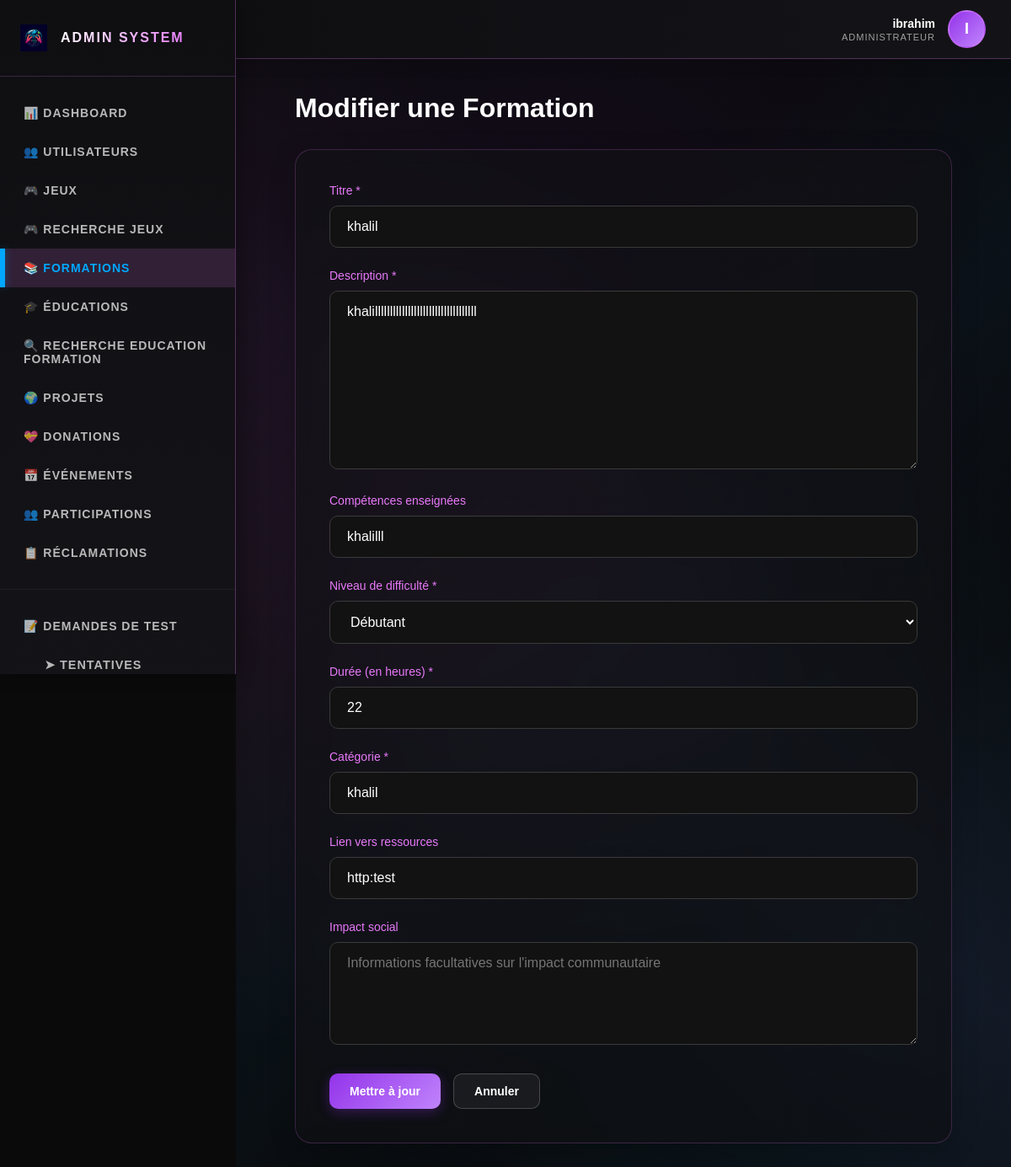
Screenshot of /?controller=formation&action=edit&id=19 (signed in) with the database file from the repository.
### tables this page shows
CREATE TABLE `users` (
  `id` int(11) NOT NULL,
  `username` varchar(50) NOT NULL,
  `email` varchar(100) NOT NULL,
  `password` varchar(255) NOT NULL,
  `verification_code` varchar(6) DEFAULT NULL,
  `email_verified` tinyint(1) DEFAULT 0,
  `role` enum('player','moderator','admin') DEFAULT 'player',
  `status` enum('active','inactive','banned') DEFAULT 'active',
  `created_at` timestamp NOT NULL DEFAULT current_timestamp(),
  `updated_at` timestamp NOT NULL DEFAULT current_timestamp() ON UPDATE current_timestamp(),
  `face_descriptor` text DEFAULT NULL COMMENT 'Descripteur facial encodé en JSON',
  `face_registered_at` timestamp NULL DEFAULT NULL COMMENT 'Date d''enregistrement du visage',
  `face_enabled` tinyint(1) DEFAULT 0 COMMENT 'Activer/désactiver la connexion par visage',
  `reset_code` varchar(64) DEFAULT NULL,
  `reset_code_expires` datetime DEFAULT NULL,
  `avatar` varchar(255) DEFAULT NULL,
  `medal` enum('none','bronze','silver','gold') DEFAULT 'none',
  `medal_notification_seen` tinyint(1) DEFAULT 1,
  `banned_until` datetime DEFAULT NULL
);

CREATE TABLE `formations` (
  `id` int(11) NOT NULL,
  `title` varchar(255) NOT NULL,
  `description` text NOT NULL,
  `competences` text DEFAULT NULL,
  `difficulte` enum('Débutant','Intermédiaire','Avancé') DEFAULT 'Débutant',
  `duree` int(11) DEFAULT 0,
  `categorie` varchar(255) DEFAULT NULL,
  `lien_ressources` varchar(500) DEFAULT NULL,
  `impact_social` text DEFAULT NULL,
  `created_at` timestamp NOT NULL DEFAULT current_timestamp(),
  `updated_at` timestamp NOT NULL DEFAULT current_timestamp() ON UPDATE current_timestamp(),
  `category_id` int(11) DEFAULT NULL
);

### models/User.php (called while the page is built, shortened)
<?php
class User {
    private $conn;
    private $table_name = "users";
    public $id;
    public function __construct($db) {
        $this->conn = $db;
    }
    public function readOne() {
        $query = "SELECT * FROM " . $this->table_name . " WHERE id = ? LIMIT 0,1";
        $stmt = $this->conn->prepare($query);
        $stmt->bindParam(1, $this->id);
        $stmt->execute();
        $row = $stmt->fetch(PDO::FETCH_ASSOC);
        if($row) {
            $this->id = $row['id'];
            $this->username = $row['username'];
            return true;
        }
        return false;
    }
}
?>

### models/Formation.php (called while the page is built, shortened)
<?php
require_once "config/database.php";
class Formation {
    private $conn;
    private $table_name = "formations";
    public function __construct() {
        $database = new Database();
        $this->conn = $database->getConnection();
    }
    public function getById($id) {
        $query = "SELECT * FROM " . $this->table_name . " WHERE id = ?";
        $stmt = $this->conn->prepare($query);
        $stmt->execute([$id]);
        return $stmt->fetch(PDO::FETCH_ASSOC);
    }
}
?>

### config/database.php (called while the page is built, shortened)
<?php
class Database {
    private $host = "localhost";
    private $db_name = "game_masters";
    private $username = "root";
    private $password = "";
    public function getConnection() {
        $this->conn = null;
        try {
            $this->conn = new PDO(
                "mysql:host=" . $this->host . ";dbname=" . $this->db_name . ";charset=utf8mb4",
                $this->username,
                $this->password
            );
            $this->conn->setAttribute(PDO::ATTR_ERRMODE, PDO::ERRMODE_EXCEPTION);
            $this->conn->setAttribute(PDO::ATTR_DEFAULT_FETCH_MODE, PDO::FETCH_ASSOC);
        } catch(PDOException $exception) {
            $error_message = "Erreur de connexion à la base de données: " . $exception->getMessage();
            error_log($error_message);
            throw new Exception($error_message);
        }
        return $this->conn;
    }
}
?>

### views/admin/formations_edit.php (the view, shortened to what this page needs)
<?php
$currentPage = 'formations';
include "views/admin/includes/header.php";
?>
<section class="admin-content">
    <div class="admin-particles" id="adminParticles"></div>
    <div class="admin-container">
        <?php if (isset($result) && $result) { ?>
            <h2 class="admin-header-section" style="font-size: 32px; margin-bottom: 30px;">Modifier une Formation</h2>
            <div class="admin-form-container">
                <form method="POST" action="?controller=formation&action=edit&id=<?php echo $result['id']; ?>" id="formationForm" onsubmit="return validateFormationForm()">
                    <div class="admin-form-group">
                        <label for="title">Titre *</label>
                        <input type="text" id="title" name="title" value="<?php echo htmlspecialchars($result['title']); ?>" required>
                    </div>
                    <div class="admin-form-group">
                        <label for="description">Description *</label>
                        <textarea id="description" name="description" rows="10" required><?php echo htmlspecialchars($result['description'] ?? ''); ?></textarea>
                    </div>
                    <div class="admin-form-group">
                        <label for="competences">Compétences enseignées</label>
                        <input type="text" id="competences" name="competences" value="<?php echo htmlspecialchars($result['competences'] ?? ''); ?>" placeholder="ex: C#, Unity, Game Design">
                    </div>
                    <div class="admin-form-group">
                        <label for="difficulte">Niveau de difficulté *</label>
                        <select id="difficulte" name="difficulte" required>
                            <option value="Débutant" <?php echo (isset($result['difficulte']) && $result['difficulte'] == 'Débutant') ? 'selected' : ''; ?>>Débutant</option>
                        </select>
                    </div>
                    <div class="admin-form-group">
                        <label for="duree">Durée (en heures) *</label>
                        <input type="number" id="duree" name="duree" min="0" value="<?php echo htmlspecialchars($result['duree'] ?? 0); ?>" required>
                    </div>
                    <div class="admin-form-group">
                        <label for="categorie">Catégorie *</label>
                        <input type="text" id="categorie" name="categorie" value="<?php echo htmlspecialchars($result['categorie'] ?? ''); ?>" placeholder="ex: Plateforme 2D" required>
                    </div>
                    <div class="admin-form-group">
                        <label for="lien_ressources">Lien vers ressources</label>
                        <input type="url" id="lien_ressources" name="lien_ressources" value="<?php echo htmlspecialchars($result['lien_ressources'] ?? ''); ?>" placeholder="https://...">
                    </div>
                    <div class="admin-form-group">
                        <label for="impact_social">Impact social</label>
                        <textarea id="impact_social" name="impact_social" rows="5" placeholder="Informations facultatives sur l'impact communautaire"><?php echo htmlspecialchars($result['impact_social'] ?? ''); ?></textarea>
                    </div>
                    <div class="form-actions">
                        <button type="submit" class="btn btn-primary">Mettre à jour</button>
                        <a href="?controller=formation&action=adminList" class="btn btn-secondary">Annuler</a>
                    </div>
                </form>
            </div>
        <?php } ?>
    </div>
</section>
<?php include "views/admin/includes/footer.php"; ?>

### views/admin/includes/header.php (shortened to what this page needs)
<!DOCTYPE html>
<html lang="fr">
<head>
    <link rel="stylesheet" href="https://cdnjs.cloudflare.com/ajax/libs/font-awesome/6.4.0/css/all.min.css">
    <link rel="stylesheet" href="public/css/templatemo-prism-flux.css">
</head>
<body>
    <?php
    $adminUsername = $_SESSION['username'] ?? 'Admin';
    $adminUserId = $_SESSION['user_id'] ?? null;
    $adminInitial = strtoupper(substr($adminUsername, 0, 1));
    $adminName = $adminUsername;
    if ($adminUserId) {
        try {
            if (!isset($db)) {
                require_once "config/database.php";
                $database = new Database();
                $db = $database->getConnection();
            }
            require_once "models/User.php";
            $userModel = new User($db);
            $userModel->id = $adminUserId;
            if ($userModel->readOne()) {
                $adminName = $userModel->username ?? $adminUsername;
                $adminInitial = strtoupper(substr($adminName, 0, 1));
            }
        } catch (Exception $e) {
            error_log("Error fetching admin info: " . $e->getMessage());
        }
    }
    ?>
    <div class="admin-wrapper">
        <aside class="admin-sidebar">
            <div class="sidebar-header">
                <div class="sidebar-logo">
                    <img src="public/images/logo.png" alt="Logo" onerror="this.style.display='none'; this.parentElement.innerHTML='<div style=\'width: 40px; height: 40px; border-radius: 8px; background: linear-gradient(135deg, #9333ea, #c084fc); display: flex; align-items: center; justify-content: center; font-weight: 900; font-size: 20px; color: white;\'>M</div>';">
                </div>
                <div class="sidebar-title">Admin System</div>
            </div>
            <nav class="sidebar-nav">
                <a href="?action=admin_dashboard" class="sidebar-nav-item <?php echo (isset($currentPage) && $currentPage == 'admin') ? 'active' : ''; ?>">
                    📊 Dashboard
                </a>
                <a href="?action=admin_users" class="sidebar-nav-item <?php echo (isset($currentPage) && $currentPage == 'users') ? 'active' : ''; ?>">
                    👥 Utilisateurs
                </a>
                <a href="?action=admin_games" class="sidebar-nav-item <?php echo (isset($currentPage) && $currentPage == 'games') ? 'active' : ''; ?>">
                    🎮 Jeux
                </a>
                <a href="?action=admin_search_games" class="sidebar-nav-item <?php echo (isset($currentPage) && $currentPage == 'admin_search_games') ? 'active' : ''; ?>">
                    🎮 Recherche Jeux
                </a>
                <a href="?controller=formation&action=adminList" class="sidebar-nav-item <?php echo (isset($currentPage) && $currentPage == 'formations') ? 'active' : ''; ?>">
                    📚 Formations
                </a>
                <a href="?controller=education&action=adminList" class="sidebar-nav-item <?php echo (isset($currentPage) && $currentPage == 'educations') ? 'active' : ''; ?>">
                    🎓 Éducations
                </a>
                <a href="?controller=category&action=adminSearch" class="sidebar-nav-item <?php echo (isset($currentPage) && $currentPage == 'search') ? 'active' : ''; ?>">
                    🔍 Recherche Education Formation
                </a>
                <a href="?action=admin_projects" class="sidebar-nav-item <?php echo (isset($currentPage) && $currentPage == 'admin_projects') ? 'active' : ''; ?>">
                    🌍 Projets
                </a>
                <a href="?action=admin_donations" class="sidebar-nav-item <?php echo (isset($currentPage) && ($currentPage == 'admin_donations' || $currentPage == 'donations')) ? 'active' : ''; ?>">
                    💝 Donations
                </a>
                <a href="?action=admin_events" class="sidebar-nav-item <?php echo (isset($currentPage) && $currentPage == 'admin_events') ? 'active' : ''; ?>">
                    📅 Événements
                </a>
                <a href="?action=admin_participations" class="sidebar-nav-item <?php echo (isset($currentPage) && $currentPage == 'admin_participations') ? 'active' : ''; ?>">
                    👥 Participations
                </a>
                <a href="?action=admin_reclamations" class="sidebar-nav-item <?php echo (isset($currentPage) && $currentPage == 'admin_reclamations') ? 'active' : ''; ?>">
                    📋 Réclamations
                </a>
                <div style="margin: 20px 0; border-top: 1px solid rgba(255,255,255,0.05);"></div>
                <a href="?controller=adminTest&action=listRequests" class="sidebar-nav-item <?php echo (isset($currentPage) && in_array($currentPage, ['test_requests', 'test_attempts', 'test_questions'])) ? 'active' : ''; ?>">
                    📝 Demandes de Test
                </a>
                <a href="?controller=adminTest&action=listAttempts" class="sidebar-nav-item <?php echo (isset($currentPage) && $currentPage == 'test_attempts') ? 'active' : ''; ?>" style="padding-left: 50px; font-size: 0.9em;">
                    ➤ Tentatives
                </a>
            </nav>
        </aside>
        <header class="admin-top-header">
            <div class="admin-profile-section" onclick="showAdminProfileModal()" style="cursor: pointer; transition: all 0.3s ease;" onmouseover="this.style.opacity='0.8';" onmouseout="this.style.opacity='1';">
                <div class="admin-profile-info">
                    <div class="admin-profile-name"><?php echo htmlspecialchars($adminName); ?></div>
                    <div class="admin-profile-role">Administrateur</div>
            </div>
                <div class="admin-profile-avatar">
                    <?php echo htmlspecialchars($adminInitial); ?>
                </div>
            </div>
    </header>

### public/css/templatemo-prism-flux.css (style rules this page uses)
* { margin: 0; padding: 0; box-sizing: border-box; }
:root { --primary-black: #0a0a0a; --carbon-dark: #121212; --carbon-medium: #1a1a1a; --carbon-light: #2a2a2a; --metal-dark: #3a3a3a; --metal-light: #4a4a4a; --accent-red: #ff3333; --accent-blue: #00a8ff; --accent-green: #00ff88; --accent-purple: #9945ff; --accent-cyan: #00ffff; --text-primary: #ffffff; --text-secondary: #b0b0b0; --text-dim: #808080; }
html { scroll-behavior: smooth; }
body { font-family: 'Orbitron', 'Rajdhani', sans-serif; background: var(--primary-black); color: var(--text-primary); overflow-x: hidden; position: relative; }
body::before { content: ''; position: fixed; top: 0; left: 0; width: 100%; height: 100%; background: repeating-linear-gradient(0deg, transparent, transparent 2px, rgba(255, 255, 255, 0.03) 2px, rgba(255, 255, 255, 0.03) 4px), repeating-linear-gradient(90deg, transparent, transparent 2px, rgba(255, 255, 255, 0.03) 2px, rgba(255, 255, 255, 0.03) 4px), linear-gradient(135deg, var(--primary-black) 0%, var(--carbon-dark) 25%, var(--carbon-medium) 50%, var(--carbon-dark) 75%, var(--primary-black) 100%); z-index: -2; }
body::after { content: ''; position: fixed; top: 0; left: 0; width: 100%; height: 100%; background-image: linear-gradient(rgba(255, 51, 51, 0.05) 2px, transparent 2px), linear-gradient(90deg, rgba(255, 51, 51, 0.05) 2px, transparent 2px); background-size: 150px 150px; animation: gridMove 20s linear infinite; z-index: -1; opacity: 0.5; }

### rows the page displays
users: username "ibrahim", username "I"
formations: title "khalil", description "khalillllllllllllllllllllllllllllllllll", competences "khalilll", difficulte "Débutant", duree "22", categorie "khalil", lien_ressources "http:test"
